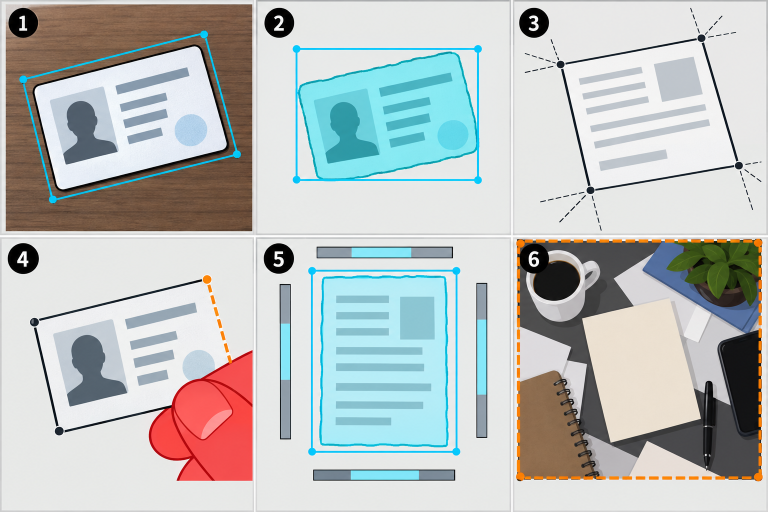
#> input picture document-image-preprocessing-system/ai-engine/fallback-geometric-examples.png, 1536 x 1024 px (shown at 1/2 size)
$ python -i image_quality.py   (imports and definitions only)   (older library calls are emulated)
#> lines starting #> are read from the running program, lines starting #| are printed output that depends on the picture; after the words box and inside, x2 and y2 are one past the last pixel; in counts of white or black regions, pixels touching at a corner belong together
"""Các phép kiểm tra chất lượng ảnh đầu vào có chi phí thấp.

Mục đích của mô-đun này là từ chối sớm những ảnh không thể phục hồi được,
trước khi khởi động toàn bộ pipeline OCR. Các ngưỡng được đặt bảo thủ để
không loại nhầm ảnh giấy tờ có nền sáng, bị nghiêng hoặc có vùng phản sáng
nhưng vẫn còn nội dung đọc được.
"""

from __future__ import annotations

from dataclasses import dataclass
from pathlib import Path

import cv2
import numpy as np


MAX_ANALYSIS_EDGE = 1200
MIN_DETAIL_SCORE = 4.0
MIN_CONTRAST_SCORE = 10.0
SEVERE_BRIGHT_RATIO = 0.92
MIN_DOCUMENT_FRAME_SCORE = 0.004
MIN_DOCUMENT_FRAME_AREA_RATIO = 0.005
MAX_DOCUMENT_FRAME_AREA_RATIO = 0.92


@dataclass(frozen=True)
class ImageQualityResult:
    """Kết quả đánh giá ảnh trước pipeline."""

    accepted: bool
    code: str | None
    detail: str | None
    blur_score: float
    contrast_score: float
    bright_ratio: float
    document_frame_score: float = 0.0


def assess_image_quality(image_path: Path) -> ImageQualityResult:
    """Đánh giá xem ảnh còn đủ thông tin tối thiểu để xử lý hay không."""
#> called with image_path = 'fallback-geometric-examples.png'

    image = cv2.imread(str(image_path), cv2.IMREAD_COLOR)
#> image is the input picture: shape (1024, 1536, 3); mean B, G, R 190.8, 192, 187.8

    if image is None:
        return ImageQualityResult(
            accepted=False,
            code="invalid_image",
            detail="Uploaded file could not be decoded as an image.",
            blur_score=0.0,
            contrast_score=0.0,
            bright_ratio=0.0,
        )

    analysis_image = resize_for_analysis(image)
#> in resize_for_analysis, `return cv2.resize( image, (round(width * scale), round(height * scale)..`:
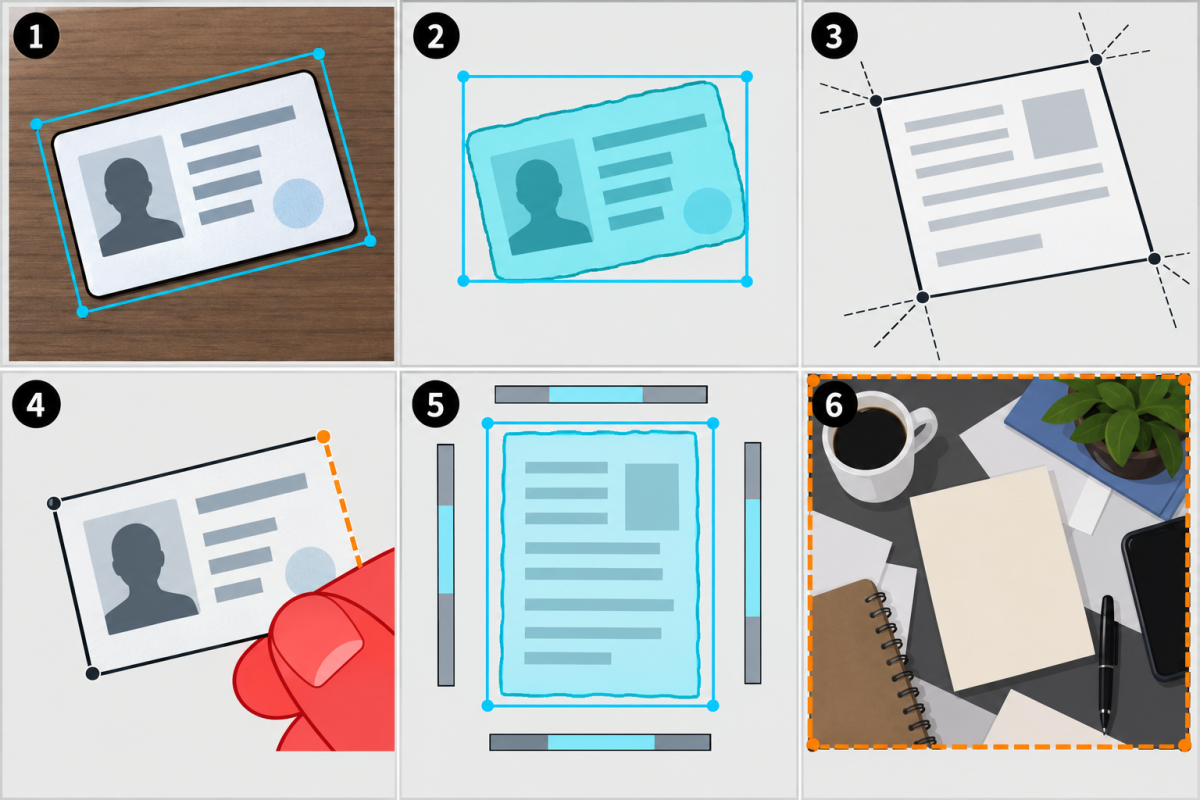
#> returned value: shape (800, 1200, 3); mean of channels 0, 1, 2 190.8, 192, 187.8; drawn as B, G, R
    gray_image = cv2.cvtColor(analysis_image, cv2.COLOR_BGR2GRAY)
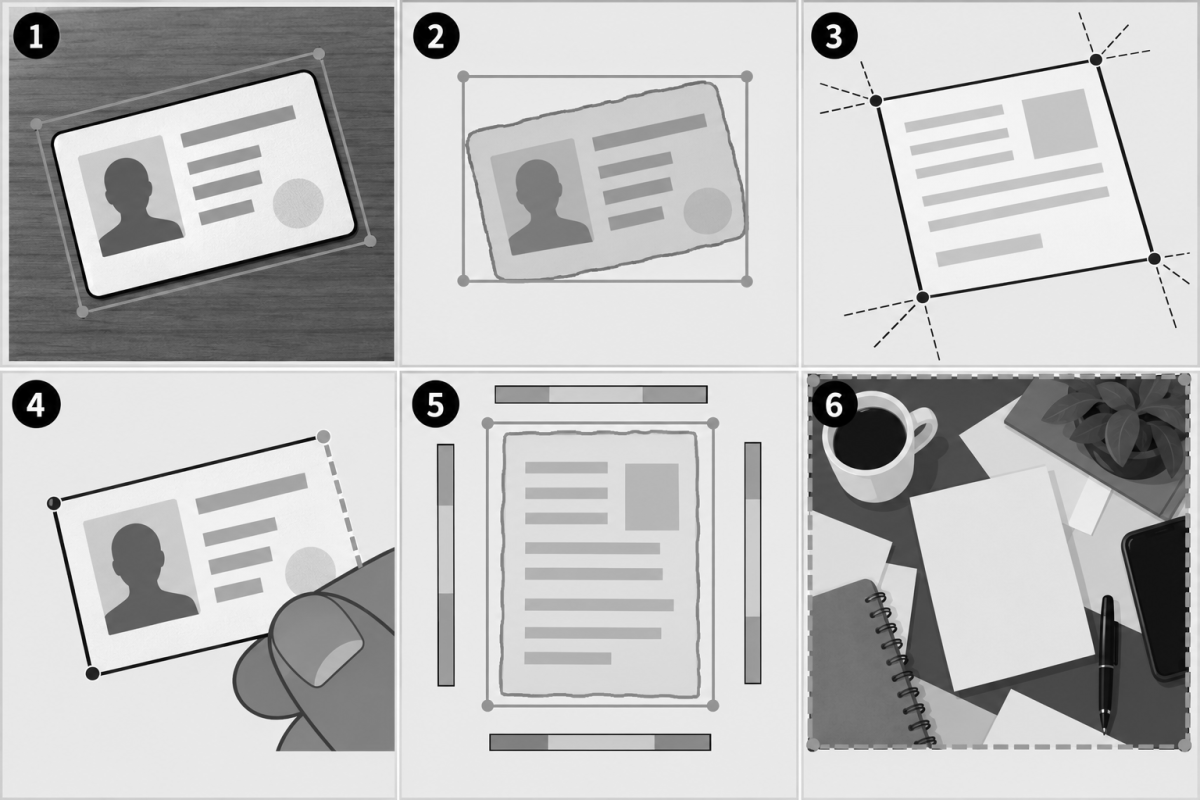
#> gray_image: shape (800, 1200); min 0, max 255, mean 190.6
    blur_score = float(cv2.Laplacian(gray_image, cv2.CV_64F).var())
#> blur_score = 650.1
    contrast_score = float(gray_image.std())
#> contrast_score = 62.89
    bright_ratio = float(np.mean(gray_image >= 250))
#> bright_ratio = 0.00422

    is_low_detail = (
        blur_score < MIN_DETAIL_SCORE
        and contrast_score < MIN_CONTRAST_SCORE
    )
#> is_low_detail = False

    if is_low_detail:
        return ImageQualityResult(
            accepted=False,
            code="image_too_blurry_or_low_contrast",
            detail=(
                "Image is too blurry or has too little contrast to identify "
                "a document reliably. Please retake the photo in better focus "
                "and lighting."
            ),
            blur_score=blur_score,
            contrast_score=contrast_score,
            bright_ratio=bright_ratio,
        )

    is_severely_overexposed = (
        bright_ratio >= SEVERE_BRIGHT_RATIO
        and contrast_score < MIN_CONTRAST_SCORE * 1.5
    )
#> is_severely_overexposed = False

    if is_severely_overexposed:
        return ImageQualityResult(
            accepted=False,
            code="image_severely_overexposed",
            detail=(
                "Image is severely overexposed and document details are not "
                "visible. Please retake the photo without direct glare."
            ),
            blur_score=blur_score,
            contrast_score=contrast_score,
            bright_ratio=bright_ratio,
        )

    document_frame_score = find_document_frame_score(analysis_image)

    if document_frame_score < MIN_DOCUMENT_FRAME_SCORE:
        return ImageQualityResult(
            accepted=False,
            code="document_frame_not_detected",
            detail=(
                "No document frame could be detected. Please place the full "
                "document inside the photo, keep its edges visible, and retake "
                "the image on a contrasting background."
            ),
            blur_score=blur_score,
            contrast_score=contrast_score,
            bright_ratio=bright_ratio,
            document_frame_score=document_frame_score,
        )

    return ImageQualityResult(
        accepted=True,
        code=None,
        detail=None,
        blur_score=blur_score,
        contrast_score=contrast_score,
        bright_ratio=bright_ratio,
        document_frame_score=document_frame_score,
    )


def find_document_frame_score(image: np.ndarray) -> float:
    """Chấm mức độ hiện diện của một khung giấy tờ bằng hình học nhẹ.

    Đây không phải detector thay thế cho ``test_document_crop.py``. Quality gate
    chỉ dùng nó để từ chối sớm khi hoàn toàn không còn ứng viên hình chữ nhật
    đáng tin cậy. Nhờ vậy các ảnh có giấy tờ bị nghiêng, có viền bị che một
    phần hoặc nền phức tạp vẫn được gửi đến detector đầy đủ của pipeline.
    """

    gray_image = cv2.cvtColor(image, cv2.COLOR_BGR2GRAY)
    blurred_image = cv2.GaussianBlur(gray_image, (5, 5), 0)
    edge_image = cv2.Canny(blurred_image, 40, 120)
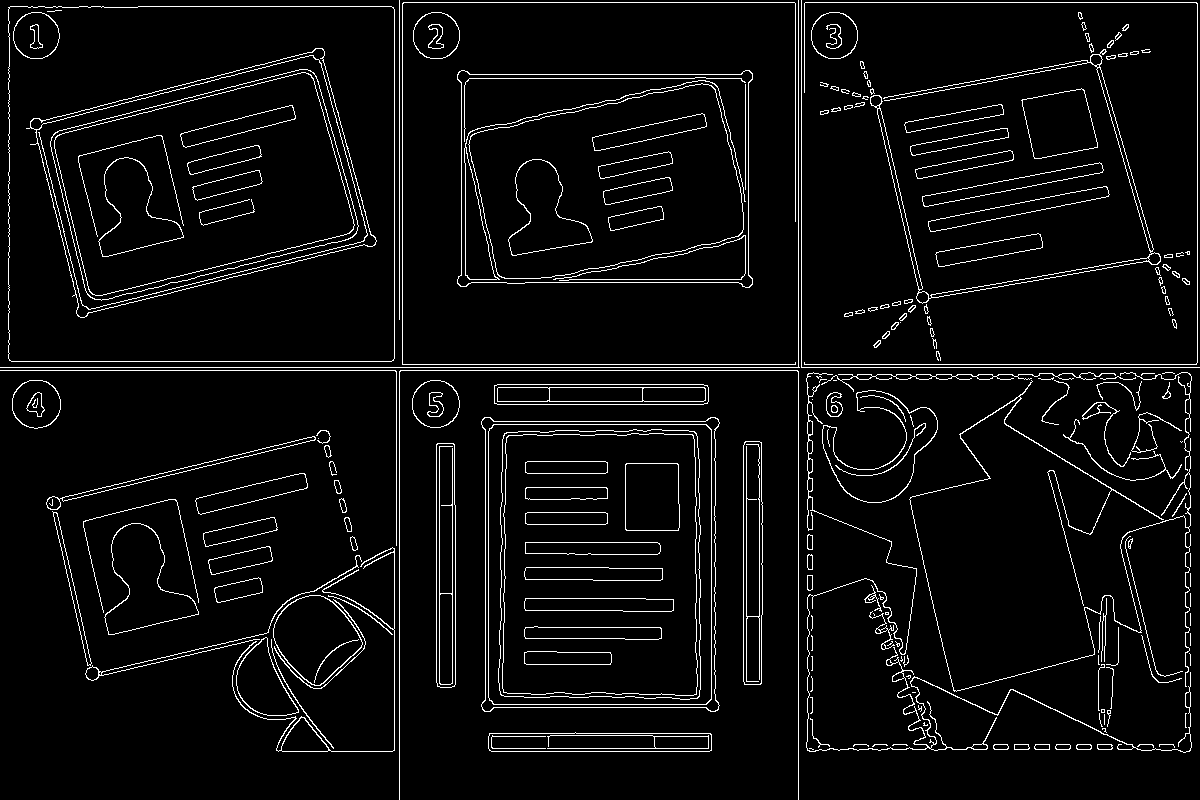
#> edge_image: shape (800, 1200); 5% white in thin lines or dots
    kernel = cv2.getStructuringElement(cv2.MORPH_RECT, (7, 7))
    connected_edges = cv2.morphologyEx(
        edge_image,
        cv2.MORPH_CLOSE,
        kernel,
        iterations=2,
    )
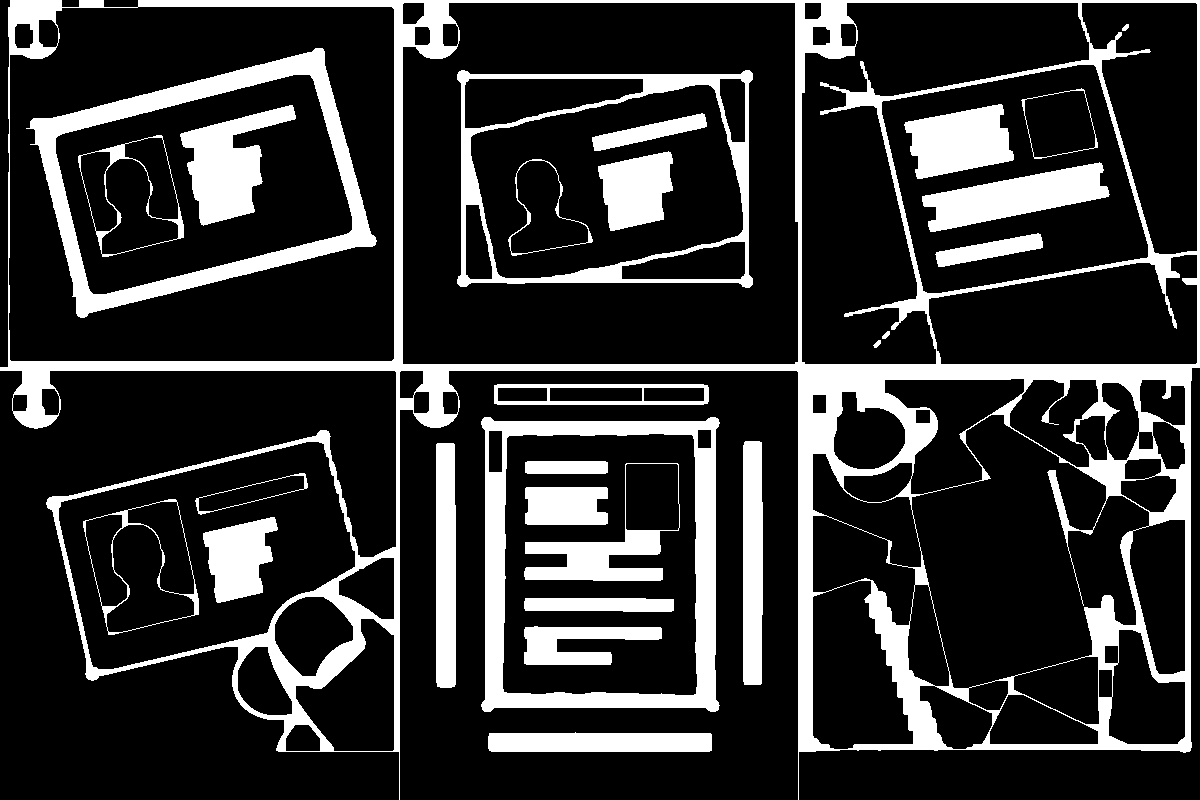
#> connected_edges: shape (800, 1200); 19.7% white; 28 white regions
    contours, _ = cv2.findContours(
        connected_edges,
        cv2.RETR_LIST,
        cv2.CHAIN_APPROX_SIMPLE,
    )
#> contours = 101 contours; largest, box (x1, y1, x2, y2) and area: (0, 0, 1200, 800) 668128, (402, 2, 799, 365) 140020, (8, 6, 395, 362) 134264, (481, 417, 720, 712) 66012, (457, 70, 753, 288) 59976

    image_height, image_width = gray_image.shape
#> image_height = 800; image_width = 1200
    image_area = float(image_height * image_width)
#> image_area = 960000
    best_score = 0.0

    for contour in contours:
        perimeter = cv2.arcLength(contour, True)

        if perimeter <= 0:
            continue

        contour_area = float(cv2.contourArea(contour))
        area_ratio = contour_area / image_area

        if not MIN_DOCUMENT_FRAME_AREA_RATIO <= area_ratio <= MAX_DOCUMENT_FRAME_AREA_RATIO:
            continue

        rectangle = cv2.minAreaRect(contour)
        rectangle_width, rectangle_height = rectangle[1]

        if rectangle_width <= 1 or rectangle_height <= 1:
            continue

        long_edge = max(rectangle_width, rectangle_height)
        short_edge = min(rectangle_width, rectangle_height)
        aspect_ratio = long_edge / short_edge

        # Thẻ, GPLX và giấy đăng ký xe thường nằm trong khoảng này kể cả
        # khi có biến dạng phối cảnh vừa phải. Không ép đúng tỷ lệ CCCD.
        if not 1.10 <= aspect_ratio <= 5.50:
            continue

        rectangle_area = rectangle_width * rectangle_height
        contour_fill_score = min(1.0, contour_area / rectangle_area)
        rectangle_points = cv2.boxPoints(rectangle)
        border_penalty = document_border_penalty(
            rectangle_points,
            image_width,
            image_height,
        )

        # Ảnh chụp thực tế thường làm Canny chia viền thẻ thành nhiều đoạn.
        # minAreaRect là tín hiệu dự phòng rẻ và khoan dung cho quality gate;
        # detector đầy đủ ở pipeline vẫn là nơi quyết định bốn góc cuối cùng.
        permissive_score = area_ratio * contour_fill_score * border_penalty
        best_score = max(best_score, float(permissive_score))

        approximation = cv2.approxPolyDP(contour, 0.02 * perimeter, True)

        if len(approximation) != 4 or not cv2.isContourConvex(approximation):
            continue

        rectangularity = min(1.0, contour_area / rectangle_area)
        angle_score = quadrilateral_angle_score(approximation.reshape(4, 2))
        ratio_score = min(1.0, (aspect_ratio - 1.0) / 0.60)
        area_score = min(1.0, area_ratio / 0.12)

        score = (
            rectangularity
            * angle_score
            * ratio_score
            * area_score
            * border_penalty
        )
        best_score = max(best_score, float(score))
#> this loop made 101 passes
#> (perimeter, contour_area, area_ratio) on passes 1, 2, 3, 4, 5, 6, 7, 8, 9, 11, 13, 14: (479.9, 4006.5, 0.00417), (109.9, 793, 0.000826), (284, 3708, 0.00386), (236.5, 2805, 0.00292), (124.2, 932.5, 0.000971), (81.66, 390, 0.000406), (273.4, 3806.5, 0.00397), (209.3, 2547, 0.00265), (61.66, 250, 0.00026), (459.8, 2989, 0.00311), (321.1, 1805.5, 0.00188), (255.9, 4254, 0.00443)
#> (perimeter, contour_area, area_ratio, rectangle, rectangle_width, rectangle_height, long_edge, short_edge) on passes 16, 18, 21, 34, 36, 45: (521.2, 12232, 0.0127, ((857.2, 664.1), (101, 167.7), -4.4), 101, 167.7, 167.7, 101), (375.1, 5301, 0.00552, ((140.6, 574.4), (91.16, 103.9), -13.35), 91.16, 103.9, 103.9, 91.16), (414.1, 6063.5, 0.00632, ((860.6, 569.8), (76.41, 130), -68.32), 76.41, 130, 130, 76.41), (408.7, 4933.5, 0.00514, ((867.8, 508.1), (65.4, 153.3), -55.46), 65.4, 153.3, 153.3, 65.4), (922.9, 45938.5, 0.0479, ((210.2, 555.5), (283.5, 177.4), -13.67), 283.5, 177.4, 283.5, 177.4), (1460, 39974.5, 0.0416, ((1035.7, 537.6), (232.4, 261.2), -13.39), 232.4, 261.2, 261.2, 232.4)

    return best_score


def quadrilateral_angle_score(points: np.ndarray) -> float:
    """Trả về mức vuông góc trung bình, có dung sai cho phối cảnh."""

    angle_errors: list[float] = []

    for index in range(4):
        current = points[index].astype(np.float32)
        previous = points[(index - 1) % 4].astype(np.float32)
        following = points[(index + 1) % 4].astype(np.float32)
        first_vector = previous - current
        second_vector = following - current
        denominator = float(np.linalg.norm(first_vector) * np.linalg.norm(second_vector))

        if denominator == 0:
            return 0.0

        cosine = float(np.clip(np.dot(first_vector, second_vector) / denominator, -1.0, 1.0))
        angle = float(np.degrees(np.arccos(cosine)))
        angle_errors.append(abs(angle - 90.0))

    average_error = float(np.mean(angle_errors))

    if average_error > 38.0:
        return 0.0

    return 1.0 / (1.0 + average_error / 14.0)


def document_border_penalty(points: np.ndarray, image_width: int, image_height: int) -> float:
    """Không để một khung bao toàn bộ ảnh được xem là giấy tờ."""

    margin_x = image_width * 0.01
    margin_y = image_height * 0.01
    touches_image_border = sum(
        point[0] <= margin_x
        or point[0] >= image_width - margin_x
        or point[1] <= margin_y
        or point[1] >= image_height - margin_y
        for point in points
    )

    return 0.55 if touches_image_border >= 3 else 1.0


def resize_for_analysis(image: np.ndarray) -> np.ndarray:
    """Giảm kích thước khi cần để phép đo luôn nhanh và ổn định."""

    height, width = image.shape[:2]
    largest_edge = max(height, width)

    if largest_edge <= MAX_ANALYSIS_EDGE:
        return image

    scale = MAX_ANALYSIS_EDGE / largest_edge
    return cv2.resize(
        image,
        (round(width * scale), round(height * scale)),
        interpolation=cv2.INTER_AREA,
    )

>>> result = assess_image_quality('fallback-geometric-examples.png')
#> in assess_image_quality, `document_frame_score = find_document_frame_score(analysis_image)`: document_frame_score = 0.394
